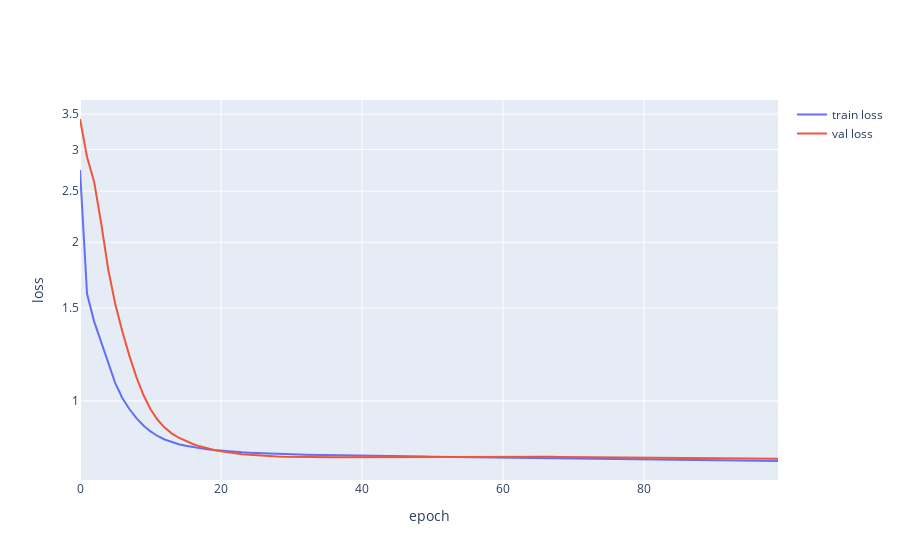

Source (notebook cell):
### Code cell
fig = go.Figure(data=[
    go.Scatter(x=simple_model_history.epoch, y=simple_model_history.history["loss"], name="train loss"),
    go.Scatter(x=simple_model_history.epoch, y=simple_model_history.history["val_loss"], name="val loss")
])

fig.update_layout(yaxis_type="log", xaxis=dict(title="epoch"), yaxis=dict(title="loss"))
fig.show()
